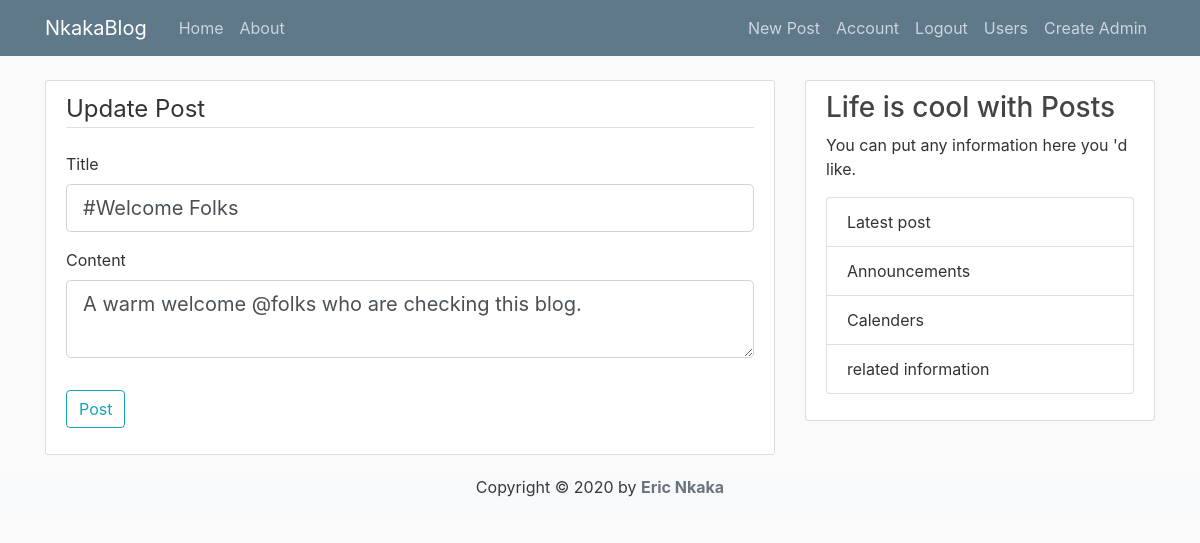
The app's page /post/2/update (signed in) with its own data.
### flaskblog/models.py (models this page shows, shortened)
class Post(db.Model):
    id=db.Column(db.Integer,primary_key=True)
    title=db.Column(db.String(100),nullable=False)
    date_posted=db.Column(db.DateTime,nullable=False,default=datetime.utcnow)
    content=db.Column(db.Text,nullable=False)
    user_id=db.Column(db.Integer,db.ForeignKey('user.id'),nullable=False)

### flaskblog/routes.py (the view)
@app.route("/post/<int:post_id>/update",methods=['GET','POST'])
@login_required
def update_post(post_id):
    post=Post.query.get_or_404(post_id)
    if post.author!=current_user:
        abort(403)
    form=PostForm()
    if form.validate_on_submit():
        post.title=form.title.data
        post.content=form.content.data
        db.session.commit()
        flash('Your post has been updated','success')
        return redirect(url_for('post',post_id=post.id))
    elif request.method=='GET':
      form.title.data=post.title
      form.content.data=post.content
    return render_template('create_post.html',title='Update Post',
    form=form,legend='Update Post')

### flaskblog/forms.py
class PostForm(FlaskForm):
    title=StringField('Title',validators=[DataRequired()])
    content=TextAreaField('Content',validators=[DataRequired()])
    submit=SubmitField('Post')

### flaskblog/models.py (called while the page is built)
@login_manager.user_loader
def load_user(user_id):
  return User.query.get(int(user_id))

### flaskblog/templates/create_post.html (shortened to what this page needs)
{%extends "layout.html"%}
{%block content%}
<div class="content-section">
    <form method="post" action="">
     <fieldset class="form-group">
         <legend class="border-bottom mb-4">{{legend}}
         </legend>
         <div class="form-group">
            {{form.title.label(class="form-control-label")}}
            {%if form.title.errors%}
           {{form.title(class="form-control form-control-lg is-invalid")}}
            <div class="invalid-feedback">
              {%for error in form.title.errors%}
              <span>{{error}}</span>
              {%endfor%}
            </div>
            {%else%}
            {{form.title(class="form-control form-control-lg")}}
            {%endif%}
            </div>
            <div class="form-group">
                {{form.content.label(class="form-control-label")}}
                {%if form.content.errors%}
           {{form.content(class="form-control form-control-lg is-invalid")}}
            <div class="invalid-feedback">
              {%for error in form.content.errors%}
              <span>{{error}}</span>
              {%endfor%}
            </div>
            {%else%}
            {{form.content(class="form-control form-control-lg")}}
            {%endif%}
                </div>
      </fieldset>
      <div class="form-group">
        {{form.submit(class="btn btn-outline-info")}}
      </div>
    </form>
</div>
{%endblock content%}

### flaskblog/static/main.css (style rules this page uses)
body { background: #fafafa; color: #333333; margin-top: 5rem; }
.content-section { background: #ffffff; padding: 10px 20px; border: 1px solid #dddddd; border-radius: 3px; margin-bottom: 20px; }

### records on screen
Post: title "#Welcome Folks", content "A warm welcome @folks who are checking this blog."

### other values on screen
{{ legend }} "Update Post"
